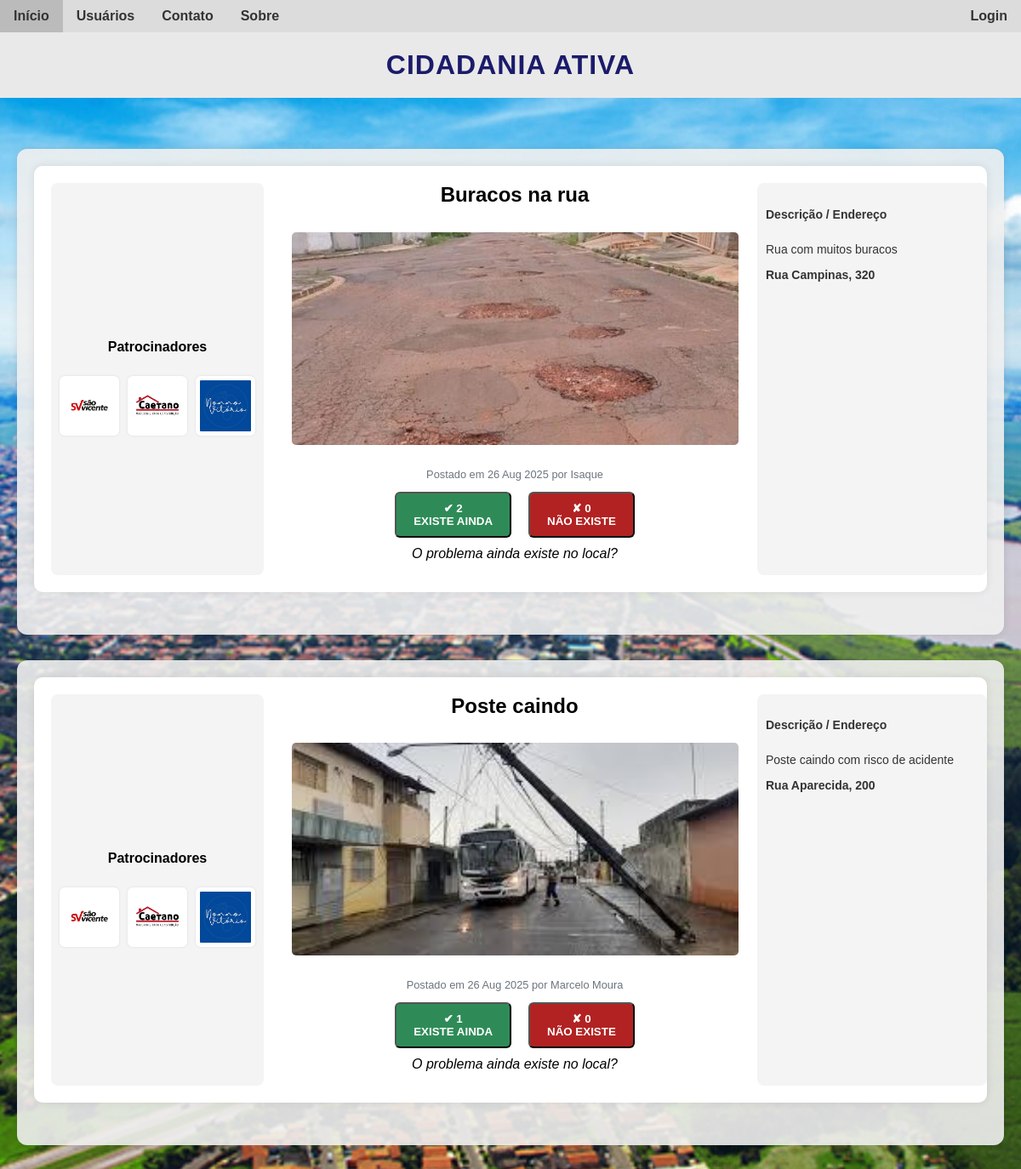
The page / on the database its author committed.
### atividadeextensionista2/models.py (models this page shows)
class Problema(database.Model):
    __tablename__ = 'problema'
    id = database.Column(database.Integer, primary_key=True)
    titulo = database.Column(database.String, nullable=False)
    descricao = database.Column(database.Text, nullable=False)
    endereco = database.Column(database.String, nullable=False)
    imagem = database.Column(database.String, default='sem_imagem.jpg')
    data_criacao = database.Column(database.DateTime, default=datetime.utcnow)
    status = database.Column(database.String, default='ativo')
    id_usuario = database.Column(database.Integer, database.ForeignKey('usuario.id'), nullable=False)
    validacoes = database.relationship(
        'Validacao',
        backref='problema',
        lazy=True,
        cascade='all, delete-orphan'  # Remove as validações quando o problema é excluído
    )
    def contar_validacoes(self, tipo):
        return Validacao.query.filter_by(
            id_problema=self.id,
            tipo=tipo
        ).count()

class Usuario(database.Model, UserMixin):
    __tablename__ = 'usuario'
    id = database.Column(database.Integer, primary_key=True)
    username = database.Column(database.String, nullable=False)
    email = database.Column(database.String, nullable=False, unique=True)
    senha = database.Column(database.String, nullable=False)
    problemas = database.relationship('Problema', backref='autor', lazy=True)
    validacoes = database.relationship('Validacao', backref='usuario', lazy=True)

### atividadeextensionista2/routes.py (the view)
@app.route('/')
def home():
    try:
        problemas = Problema.query.all()
    except Exception as e:
        print(f"Erro ao carregar problemas: {e}")
        problemas = []
    problemas = sorted(
        problemas,
        key=lambda p: (p.contar_validacoes('existe'), p.data_criacao),
        reverse=True
    )
    return render_template('home.html', problemas=problemas)

### atividadeextensionista2/templates/home.html (shortened to what this page needs)
{% extends "base.html" %}
{% block content %}
<main>
    {% for problema in problemas %}
    <div class="fundo-cinza">
        <section class="card-problema">
            <div class="conteudo-grid">
                <div class="coluna-patrocinio">
                    <h4 class="titulo-grid">Patrocinadores</h4>
                    <div class="patrocinadores">
                        <img src="{{ url_for('static', filename='logos/logo1.png') }}" alt="Logo 1">
                        <img src="{{ url_for('static', filename='logos/logo2.png') }}" alt="Logo 2">
                        <img src="{{ url_for('static', filename='logos/logo3.png') }}" alt="Logo 3">
                    </div>
                </div>
                <div class="coluna-imagem">
                    <h2>{{ problema.titulo }}</h2>
                    <img src="{{ url_for('static', filename='imagens_problemas/' + problema.imagem) }}" class="imagem-problema" alt="Imagem do problema">
                    <p class="text-muted">
                        Postado em {{ problema.data_criacao.strftime('%d %b %Y') }} por {{ problema.autor.username }}
                    </p>
                    <div class="botoes-validacao">
                        <form action="{{ url_for('validar_problema', id_problema=problema.id, tipo='existe') }}" method="POST">
                            <button class="botao verde">✔ {{ problema.contar_validacoes('existe') }}<br>EXISTE AINDA</button>
                        </form>
                        <form action="{{ url_for('validar_problema', id_problema=problema.id, tipo='nao_existe') }}" method="POST">
                            <button class="botao vermelho">✘ {{ problema.contar_validacoes('nao_existe') }}<br>NÃO EXISTE</button>
                        </form>
                    </div>
                    <p class="pergunta-validacao">O problema ainda existe no local?</p>
                </div>
                <div class="coluna-descricao">
                    <h4 class="titulo-grid">Descrição / Endereço</h4>
                    <p>{{ problema.descricao }}</p>
                    <p><strong>{{ problema.endereco }}</strong></p>
                </div>
            </div>
        </section>
    </div>
    {% endfor %}
</main>
{% endblock %}

### atividadeextensionista2/templates/base.html (shortened to what this page needs)
<!DOCTYPE html>
<html lang="pt-br">
<head>
    <link rel="stylesheet" href="{{ url_for('static', filename='estilo.css') }}">
</head>
<body>
<nav>
    <ul class="menu">
        <li><a href="{{ url_for('home') }}">Início</a></li>
        <li><a href="{{ url_for('usuarios') }}">Usuários</a></li>
        <li><a href="{{ url_for('contato') }}">Contato</a></li>
        <li><a href="{{ url_for('sobre') }}">Sobre</a></li>
        {% if current_user.is_authenticated %}
            <li><a href="{{ url_for('relatorio') }}">Relatório</a></li>
            <li style="float:right;"><a href="{{ url_for('logout') }}">Sair</a></li>
            <li style="float:right; color: #1b1b6b; padding: 10px 16px; font-weight: bold;">
                Olá, {{ current_user.username }}
            </li>
        {% else %}
            <li style="float:right;"><a href="{{ url_for('login') }}">Login</a></li>
        {% endif %}
    </ul>
</nav>
<header>
    <h1>CIDADANIA ATIVA</h1>
</header>
<main>
    {% block content %}{% endblock %}
</main>
</body>
</html>

### atividadeextensionista2/static/estilo.css (style rules this page uses)
html, body { margin: 0; font-family: Arial, sans-serif; background: url("../static/fundo.jpg") no-repeat center center fixed; background-size: cover; width: 100%; overflow-x: hidden; }
header { background-color: #e9e9e9; padding: 10px 0; text-align: center; width: 100%; }
header h1 { color: #1b1b6b; font-size: 32px; margin: 10px 0; letter-spacing: 1px; }
nav { background-color: #dcdcdc; width: 100%; box-sizing: border-box; }
nav ul.menu { list-style: none; margin: 0; padding: 0; overflow: hidden; }
nav ul.menu li { float: left; }
nav ul.menu li a { display: block; color: #333; text-align: center; padding: 10px 16px; text-decoration: none; font-weight: bold; }
main { max-width: 1200px; margin: 20px auto; padding: 10px; }
.card-problema { display: grid; grid-template-columns: 150px 800px 1fr; gap: 20px; align-items: start; background-color: white; padding: 20px; margin-bottom: 30px; border-radius: 10px; box-shadow: 0 0 10px rgba(0,0,0,0.1); }
.coluna-imagem { text-align: center; margin-left: -250px; }
.coluna-imagem h2 { margin-top: 0; }
.imagem-problema { width: 50%; height: 250px; object-fit: cover; border-radius: 5px; margin: 10px 0; }
.botoes-validacao { display: flex; justify-content: center; gap: 20px; margin: 10px 0; }
.botao { display: inline-block; background-color: #2e8b57; color: white; padding: 10px 20px; border-radius: 6px; text-decoration: none; font-weight: bold; transition: background-color 0.3s ease; }
.verde { background-color: #2e8b57; }
.vermelho { background-color: #b22222; }
.pergunta-validacao { margin-top: 5px; font-style: italic; }
.coluna-descricao { background-color: #f4f4f4; padding: 10px; border-radius: 8px; font-size: 14px; color: #333; margin-left: -260px; max-width: 250px; overflow-y: auto; overflow-x: hidden; overflow-wrap: break-word; }
.fundo-cinza { background-color: rgba(240, 240, 240, 0.9); padding: 20px; border-radius: 12px; margin-bottom: 30px; box-shadow: 0 0 10px rgba(0,0,0,0.1); width: 100%; box-sizing: border-box; }
.coluna-patrocinio { background-color: #f4f4f4; padding: 10px; border-radius: 8px; display: flex; align-items: center; justify-content: center; flex-direction: column; }
.titulo-grid { margin-bottom: 25px; }
.patrocinadores { display: grid; grid-template-columns: repeat(3, 1fr); gap: 10px; }
.patrocinadores img { width: 60px; height: 60px; object-fit: contain; background-color: white; padding: 5px; border-radius: 6px; box-shadow: 0 0 3px rgba(0, 0, 0, 0.1); }
.text-muted { font-size: 0.8em; color: #6c757d; }
.conteudo-grid { display: grid; grid-template-columns: 250px 800px 250px; gap: 20px; align-items: stretch; }

### rows shown on the page
Problema: titulo "Buracos na rua", imagem (picture), data_criacao "26 Aug 2025", autor.username "Isaque", contar_validacoes "2", contar_validacoes "0", descricao "Rua com muitos buracos", endereco "Rua Campinas, 320"
Problema: titulo "Poste caindo", imagem (picture), data_criacao "26 Aug 2025", autor.username "Marcelo Moura", contar_validacoes "1", contar_validacoes "0", descricao "Poste caindo com risco de acidente", endereco "Rua Aparecida, 200"
